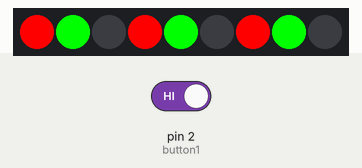
This sketch was run on a simulated Arduino Uno, built with avr-gcc and run on an emulated ATmega328P. Shown: 9 RGB LEDs in strip order, left to right. The inputs (shaded band) are chosen by the test bench; at power-on: pin 2 (button1) HIGH.

Above: at 3.1 s.
At 5.3 s:
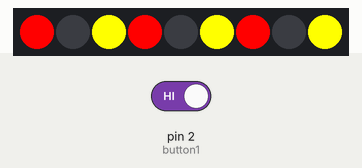
5.4 s: pin 2 (button1) driven LOW
At 9.9 s:
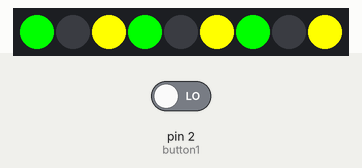
At 11.0 s:
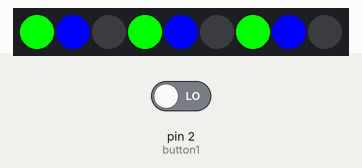
Timing chart, 0 to 12.5 s (numbered marks = the images above; inputs shaded):
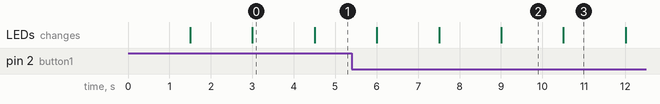

Measured:
- what the display in image 0 shows lasts 1.5 s, from 3.0 s to 4.5 s

The sketch:

sketch_festivizer.ino
```cpp
#include <FastLED.h>
#include <Button.h>

#define LED_PIN     4
#define NUM_LEDS    9 // Set to # of leds
#define GROUP_SIZE  NUM_LEDS / 3
#define DELAY       1500

#define OFF         CRGB(0, 0, 0)
#define RED         CRGB(255, 0, 0)
#define GREEN       CRGB(0, 255, 0)
#define YELLOW      CRGB(255, 255, 0)
#define BLUE        CRGB(0, 0, 255)

CRGB leds[NUM_LEDS];
int groupOneLeds[] =   {0, 3, 6}; // Add led addresses here
int groupTwoLeds[] =   {1, 4, 7}; // Add led addresses here
int groupThreeLeds[] = {2, 5, 8}; // Add led addresses here

int buttonState = 1;

Button button1(2);

void setup() {
  FastLED.addLeds<WS2812, LED_PIN, GRB>(leds, NUM_LEDS);

  button1.begin();
}

void setColor(int group[], CRGB color) {
  for(int i = 0; i < GROUP_SIZE; i++) {
    leds[group[i]] = color;
  }
}

void showColorSet(CRGB color1, CRGB color2, CRGB color3) {
    setColor(groupOneLeds, color1);
    setColor(groupTwoLeds, color2);
    setColor(groupThreeLeds, color3);
    FastLED.show();
    delay(DELAY);
}

void loop() {
 // read button state
    if (button1.pressed()) {
        if (buttonState == 1) {
          buttonState = 2;
        } else {
          buttonState = 1;
        }
    }

 if(buttonState == 1) { //red team
    showColorSet(RED, OFF, YELLOW);
    showColorSet(OFF, GREEN, YELLOW);
    showColorSet(RED, GREEN, OFF);
 } else { // blue team
    showColorSet(GREEN, OFF, YELLOW);
    showColorSet(GREEN, BLUE, OFF);
    showColorSet(OFF, BLUE, YELLOW);
 }

}
```
